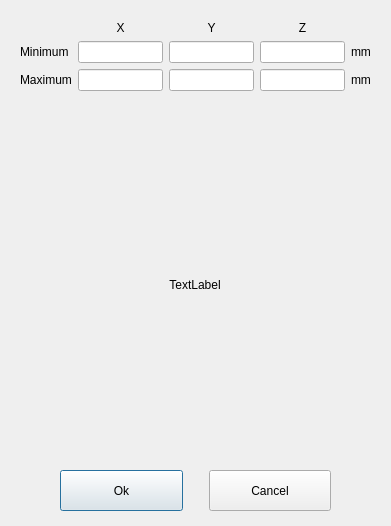
<?xml version="1.0" encoding="UTF-8"?>
<ui version="4.0">
 <class>BoundaryVolumeSettingForm</class>
 <widget class="QDialog" name="BoundaryVolumeSettingForm">
  <property name="geometry">
   <rect>
    <x>0</x>
    <y>0</y>
    <width>391</width>
    <height>526</height>
   </rect>
  </property>
  <property name="windowTitle">
   <string>Dialog</string>
  </property>
  <widget class="QWidget" name="gridLayoutWidget">
   <property name="geometry">
    <rect>
     <x>20</x>
     <y>20</y>
     <width>351</width>
     <height>71</height>
    </rect>
   </property>
   <layout class="QGridLayout" name="gridLayout">
    <item row="0" column="1">
     <widget class="QLabel" name="Xlabel">
      <property name="text">
       <string>X</string>
      </property>
      <property name="alignment">
       <set>Qt::AlignCenter</set>
      </property>
     </widget>
    </item>
    <item row="2" column="3">
     <widget class="QLineEdit" name="maxZlineEdit">
      <property name="alignment">
       <set>Qt::AlignRight|Qt::AlignTrailing|Qt::AlignVCenter</set>
      </property>
     </widget>
    </item>
    <item row="2" column="0">
     <widget class="QLabel" name="Maximumlabel">
      <property name="text">
       <string>Maximum</string>
      </property>
     </widget>
    </item>
    <item row="1" column="2">
     <widget class="QLineEdit" name="minYlineEdit">
      <property name="alignment">
       <set>Qt::AlignRight|Qt::AlignTrailing|Qt::AlignVCenter</set>
      </property>
     </widget>
    </item>
    <item row="1" column="1">
     <widget class="QLineEdit" name="minXlineEdit">
      <property name="alignment">
       <set>Qt::AlignRight|Qt::AlignTrailing|Qt::AlignVCenter</set>
      </property>
     </widget>
    </item>
    <item row="1" column="3">
     <widget class="QLineEdit" name="minZlineEdit">
      <property name="alignment">
       <set>Qt::AlignRight|Qt::AlignTrailing|Qt::AlignVCenter</set>
      </property>
     </widget>
    </item>
    <item row="2" column="2">
     <widget class="QLineEdit" name="maxYlineEdit">
      <property name="alignment">
       <set>Qt::AlignRight|Qt::AlignTrailing|Qt::AlignVCenter</set>
      </property>
     </widget>
    </item>
    <item row="0" column="2">
     <widget class="QLabel" name="Ylabel">
      <property name="text">
       <string>Y</string>
      </property>
      <property name="alignment">
       <set>Qt::AlignCenter</set>
      </property>
     </widget>
    </item>
    <item row="1" column="0">
     <widget class="QLabel" name="Minimumlabel">
      <property name="text">
       <string>Minimum</string>
      </property>
     </widget>
    </item>
    <item row="0" column="3">
     <widget class="QLabel" name="Zlabel">
      <property name="text">
       <string>Z</string>
      </property>
      <property name="alignment">
       <set>Qt::AlignCenter</set>
      </property>
     </widget>
    </item>
    <item row="2" column="1">
     <widget class="QLineEdit" name="maxXlineEdit">
      <property name="alignment">
       <set>Qt::AlignRight|Qt::AlignTrailing|Qt::AlignVCenter</set>
      </property>
     </widget>
    </item>
    <item row="1" column="4">
     <widget class="QLabel" name="mm1label">
      <property name="text">
       <string>mm</string>
      </property>
     </widget>
    </item>
    <item row="2" column="4">
     <widget class="QLabel" name="mm2label">
      <property name="text">
       <string>mm</string>
      </property>
     </widget>
    </item>
   </layout>
  </widget>
  <widget class="QLabel" name="Imagelabel">
   <property name="geometry">
    <rect>
     <x>20</x>
     <y>110</y>
     <width>350</width>
     <height>350</height>
    </rect>
   </property>
   <property name="sizePolicy">
    <sizepolicy hsizetype="Ignored" vsizetype="Ignored">
     <horstretch>0</horstretch>
     <verstretch>0</verstretch>
    </sizepolicy>
   </property>
   <property name="text">
    <string>TextLabel</string>
   </property>
   <property name="alignment">
    <set>Qt::AlignCenter</set>
   </property>
  </widget>
  <widget class="QWidget" name="horizontalLayoutWidget">
   <property name="geometry">
    <rect>
     <x>20</x>
     <y>470</y>
     <width>351</width>
     <height>41</height>
    </rect>
   </property>
   <layout class="QHBoxLayout" name="horizontalLayout">
    <item>
     <spacer name="horizontalSpacer">
      <property name="orientation">
       <enum>Qt::Horizontal</enum>
      </property>
      <property name="sizeType">
       <enum>QSizePolicy::Fixed</enum>
      </property>
      <property name="sizeHint" stdset="0">
       <size>
        <width>40</width>
        <height>20</height>
       </size>
      </property>
     </spacer>
    </item>
    <item>
     <widget class="QPushButton" name="OkpushButton">
      <property name="sizePolicy">
       <sizepolicy hsizetype="Minimum" vsizetype="Expanding">
        <horstretch>0</horstretch>
        <verstretch>0</verstretch>
       </sizepolicy>
      </property>
      <property name="text">
       <string>Ok</string>
      </property>
     </widget>
    </item>
    <item>
     <spacer name="horizontalSpacer_3">
      <property name="orientation">
       <enum>Qt::Horizontal</enum>
      </property>
      <property name="sizeType">
       <enum>QSizePolicy::Fixed</enum>
      </property>
      <property name="sizeHint" stdset="0">
       <size>
        <width>20</width>
        <height>20</height>
       </size>
      </property>
     </spacer>
    </item>
    <item>
     <widget class="QPushButton" name="CancelpushButton">
      <property name="sizePolicy">
       <sizepolicy hsizetype="Minimum" vsizetype="Expanding">
        <horstretch>0</horstretch>
        <verstretch>0</verstretch>
       </sizepolicy>
      </property>
      <property name="text">
       <string>Cancel</string>
      </property>
     </widget>
    </item>
    <item>
     <spacer name="horizontalSpacer_2">
      <property name="orientation">
       <enum>Qt::Horizontal</enum>
      </property>
      <property name="sizeType">
       <enum>QSizePolicy::Fixed</enum>
      </property>
      <property name="sizeHint" stdset="0">
       <size>
        <width>40</width>
        <height>20</height>
       </size>
      </property>
     </spacer>
    </item>
   </layout>
  </widget>
 </widget>
 <resources/>
 <connections/>
</ui>
